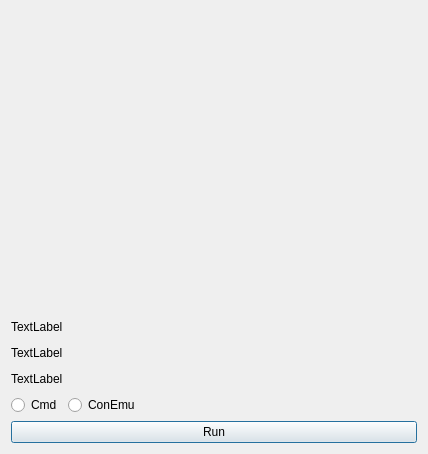
<?xml version="1.0" encoding="UTF-8"?>
<ui version="4.0">
 <class>MainDialog</class>
 <widget class="QDialog" name="MainDialog">
  <property name="geometry">
   <rect>
    <x>0</x>
    <y>0</y>
    <width>428</width>
    <height>454</height>
   </rect>
  </property>
  <property name="minimumSize">
   <size>
    <width>0</width>
    <height>0</height>
   </size>
  </property>
  <property name="windowTitle">
   <string>Zeno5 Launcher</string>
  </property>
  <property name="locale">
   <locale language="English" country="UnitedStates"/>
  </property>
  <layout class="QGridLayout" name="gridLayout">
   <item row="0" column="0">
    <layout class="QVBoxLayout" name="verticalLayout_5">
     <item>
      <layout class="QHBoxLayout" name="horizontalLayout_3">
       <item>
        <layout class="QVBoxLayout" name="verticalLayout_3">
         <item>
          <widget class="ConfigurationListWidget" name="widget" native="true">
           <property name="sizePolicy">
            <sizepolicy hsizetype="MinimumExpanding" vsizetype="Preferred">
             <horstretch>0</horstretch>
             <verstretch>0</verstretch>
            </sizepolicy>
           </property>
           <property name="minimumSize">
            <size>
             <width>400</width>
             <height>300</height>
            </size>
           </property>
          </widget>
         </item>
        </layout>
       </item>
      </layout>
     </item>
     <item>
      <layout class="QVBoxLayout" name="verticalLayout_4">
       <item>
        <widget class="QLabel" name="label_settings_file">
         <property name="text">
          <string>TextLabel</string>
         </property>
        </widget>
       </item>
       <item>
        <widget class="QLabel" name="label_Interpreter">
         <property name="frameShape">
          <enum>QFrame::NoFrame</enum>
         </property>
         <property name="frameShadow">
          <enum>QFrame::Sunken</enum>
         </property>
         <property name="text">
          <string>TextLabel</string>
         </property>
        </widget>
       </item>
       <item>
        <widget class="QLabel" name="label_Version">
         <property name="text">
          <string>TextLabel</string>
         </property>
        </widget>
       </item>
       <item>
        <layout class="QHBoxLayout" name="horizontalLayout_4">
         <item>
          <widget class="QRadioButton" name="radioButton_Cmd">
           <property name="text">
            <string>Cmd</string>
           </property>
           <attribute name="buttonGroup">
            <string notr="true">buttonGroup_Console</string>
           </attribute>
          </widget>
         </item>
         <item>
          <widget class="QRadioButton" name="radioButton_ConEmu">
           <property name="text">
            <string>ConEmu</string>
           </property>
           <attribute name="buttonGroup">
            <string notr="true">buttonGroup_Console</string>
           </attribute>
          </widget>
         </item>
         <item>
          <spacer name="horizontalSpacer">
           <property name="orientation">
            <enum>Qt::Horizontal</enum>
           </property>
           <property name="sizeHint" stdset="0">
            <size>
             <width>40</width>
             <height>20</height>
            </size>
           </property>
          </spacer>
         </item>
        </layout>
       </item>
       <item>
        <widget class="QPushButton" name="pushButton_Run">
         <property name="text">
          <string>Run</string>
         </property>
        </widget>
       </item>
      </layout>
     </item>
    </layout>
   </item>
  </layout>
 </widget>
 <layoutdefault spacing="6" margin="11"/>
 <customwidgets>
  <customwidget>
   <class>ConfigurationListWidget</class>
   <extends>QWidget</extends>
   <header>ConfigurationListWidget.h</header>
   <container>1</container>
  </customwidget>
 </customwidgets>
 <resources>
  <include location="../res/res.qrc"/>
 </resources>
 <connections/>
 <buttongroups>
  <buttongroup name="buttonGroup_Console"/>
 </buttongroups>
</ui>
